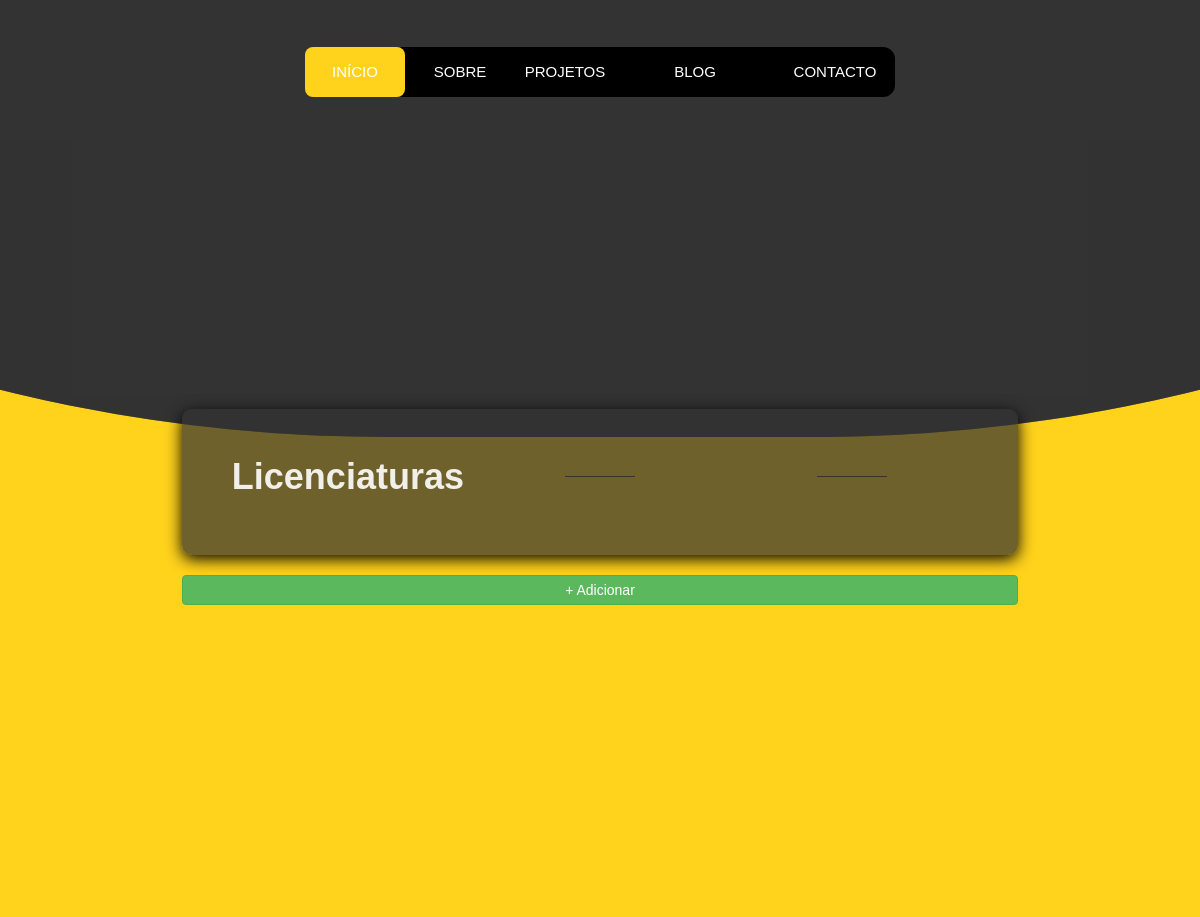
Page /sobreMim_educacao on the earlier database version.
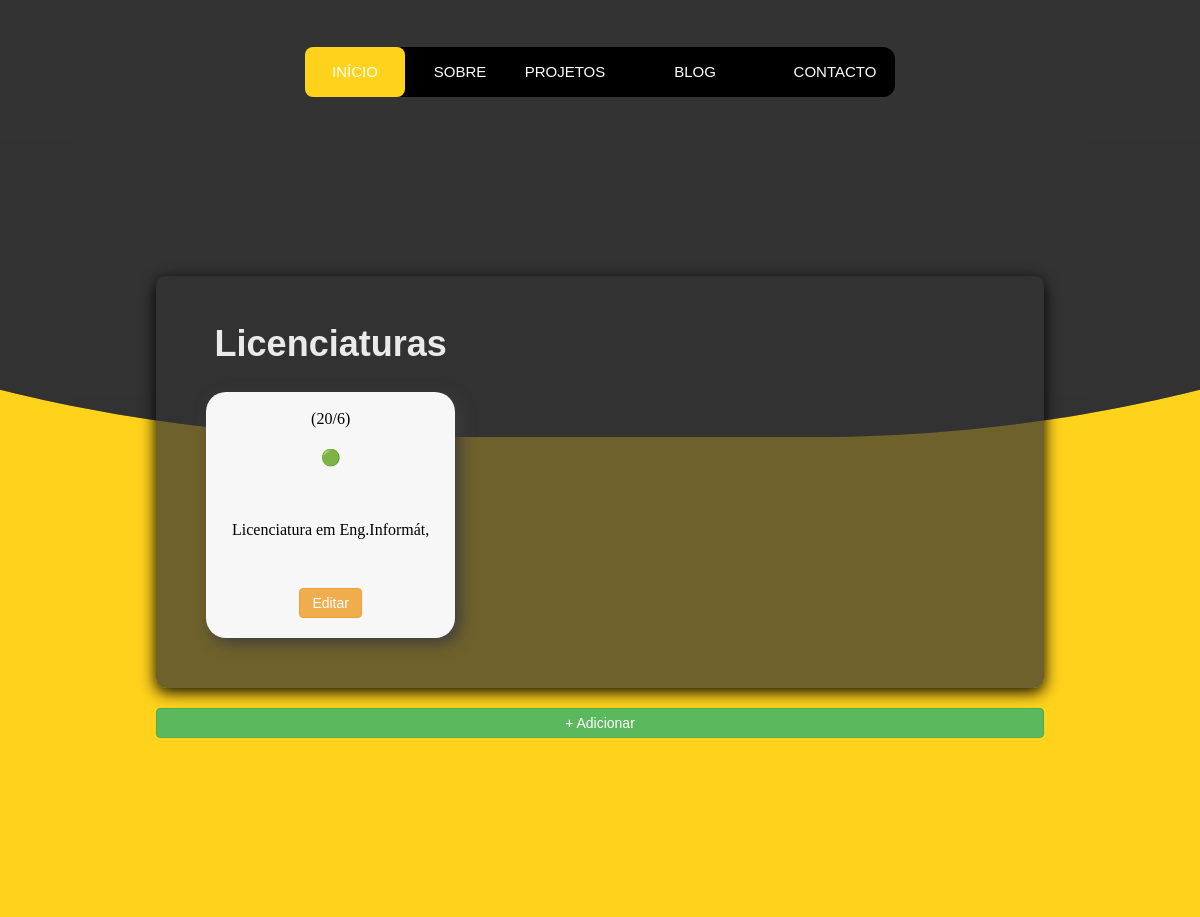
Same page on the later database version.
### portifolio/models.py (models this page shows, shortened)
class SobreMim(models.Model):
    titulo = models.CharField(max_length=30)
    prioridade = models.IntegerField(default=1)
    concluida = models.BooleanField(default=False)
    criado = models.DateTimeField(auto_now_add=True)

### portifolio/views.py (the view)
# urls.py: path('sobreMim_educacao', views.sobreMim_educacao, name='sobreMim_educacao'),
def sobreMim_educacao(request):
    topicos = ['HTML', 'Java', 'Kotlin', 'Python', 'Django', 'JavaScript', 'CSS']
    context = {
        'topicos': topicos,
        'sobreMims': SobreMim.objects.all()
    }
    return render(request, 'portfolio/sobreMim/sobreMim_educacao.html', context)

### portifolio/templates/portfolio/sobreMim/sobreMim_educacao.html
{% extends 'portfolio/base/layout_base.html' %}
{% block link %}
    {% load static %}
    <link rel="stylesheet" href="{% static 'portfolio/css/base/sobreMim_base_2.css' %}">
{% endblock %}
{% block main %}
    <section class="hero_sobreMim">
        <div class="content_sobreMim">
            <div class="bloco_sobreMim">
                <h1>Licenciaturas</h1>
                <hr>
                <hr>
                {% for sobreMim in sobreMims %}
                    <div class="cards_sobreMim {{ sobreMim.id }}"
                         onclick="window.location.href='{% url 'portifolio:home' %}'">
                        <div class="title_sobreMim">
                             <span class="info">
                                 <p>({{ sobreMim.criado.day }}/{{ sobreMim.criado.month }})</p>
                                 {% if sobreMim.prioridade == 1 %}
                                     <p>🟢</p>
                                 {% elif sobreMim.prioridade == 2 %}
                                     <p>🟡</p>
                                 {% else %}
                                     <p>🔴</p>
                                 {% endif %}
                            </span>
                            {% if sobreMim.concluido == True %}
                                <del>{{ sobreMim.titulo }}</del>
                            {% else %}
                                <p>{{ sobreMim.titulo }}</p>
                            {% endif %}
                        </div>
                        <div class="button-yellow_tarefa">
                            <a href="{% url 'portifolio:edita_sobreMim' sobreMim.id %}" class="btn btn-warning btn-sm">
                                Editar
                            </a>
                        </div>
                    </div>
                {% endfor %}
            </div>
            <a href="{% url 'portifolio:novo_sobreMim' %}" class="btn btn-success btn-block">+ Adicionar</a>
        </div>
    </section>
{% endblock %}

Differences in the rows shown:
added SobreMim: criado.day "20", criado.month "6", titulo "Licenciatura em Eng.Informát,"
